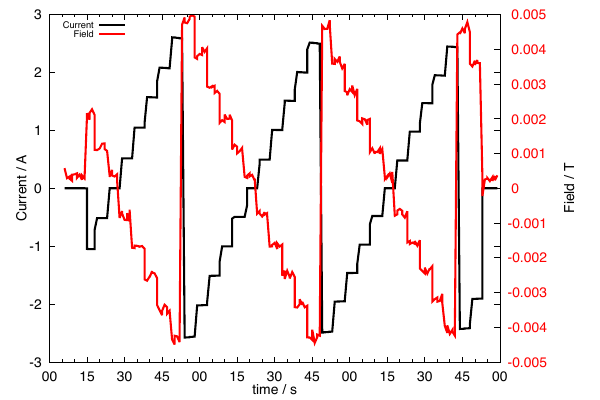

Recreate this plot in gnuplot.
reset

#set terminal
set terminal pdf enhanced size 6,4 font "Helvetica, 15"
set output "FieldAndCurrent.pdf"

#Source file
# File structure
#set datafile commentschars "#"
set datafile separator ","
f = "data.csv"


#2021-07-21 17:17:05:651361
fmt = "%Y-%m-%d %H:%M:%S" # Time format in the data file

# Consider x-axis as timed data
set xdata time
set timefmt fmt 
set format x "%S" # Format on the x axis

len(x,y,z) = sgn(x+y+z)*sqrt(x*x + y*y + z*z)

# Labels and legend
set xlabel "time / s" offset 0,0.5 font "Helvetica, 15"
set autoscale x
#set xrange [0:350]
#set xrange ["2021-04-27 1:00:00" :"2021-04-27 23:00:00"]
#set xrange ["2021-05-06 12:00:00" :"2021-05-06 23:00:00"]
#set xtics 2*60*60 offset 0,0 font "Helvetica,15"
#set mxtics 4

set key top left font "Helvetica, 10"


# time, current (A), field (T) 

set ylabel "Current / A" offset 1,0 font "Helvetica, 15"
set ytics font "Helvetica,15"
set yrange [-3:3]
#set ytics 20
#set mytics 5
#set format y "%.0f"

set y2label "Field / T" font "Helvetica, 15"
set y2tics font "Helvetica, 15" textcolor rgb "red"
#set y2tics 1./1000 
#set my2tics 5

plot f using 1:($2) with lines lw 3 lc rgb 'black' title "Current",\
     f using 1:(len($3,$4,$5)) axis x1y2 with lines lw 3 lc rgb 'red' title "Field"

set output
